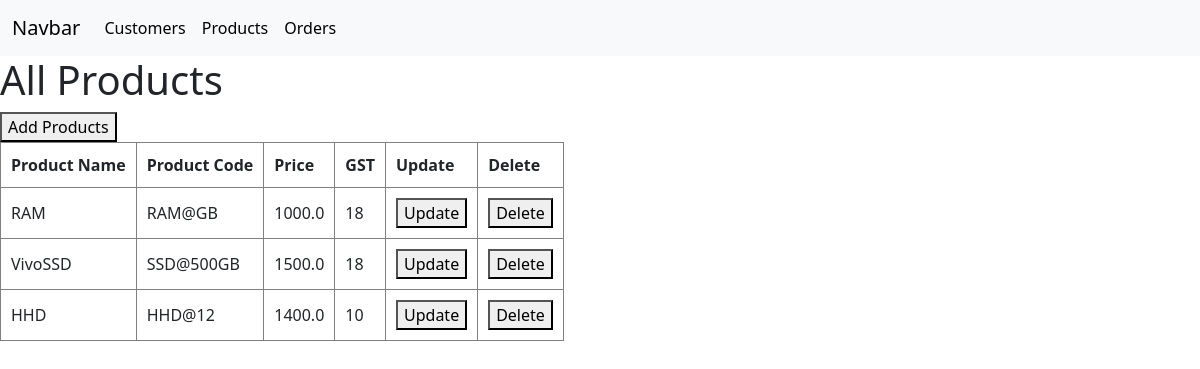
Screenshot of /inventory/products/ with the database file from the repository.
### Inventory/models.py (models this page shows, shortened)
class product(models.Model):
    p_name=models.CharField(max_length=200,null=True)
    p_code=models.CharField(max_length=200,null=True)
    p_price=models.FloatField(default=0)
    gst=models.IntegerField(default=0)

### Inventory/views.py (the view)
# urls.py: path('products/',AllProducts),
def AllProducts(request):
    context ={
        "all_products":product.objects.all()
    }
    return render(request,'products.html',context)

### Frontend/templates/products.html
{% extends 'base.html' %}
    {% block content %}
        <h1>All Products</h1>
        <a href="/inventory/products/add/">
            <button>Add Products</button>
        </a>
        <table>
            <thead>
                <tr>
                    <th>Product Name</th>
                    <th>Product Code</th>
                    <th>Price</th>
                    <th>GST</th>
                    <th>Update</th>
                    <th>Delete</th>
                </tr>
            </thead>
            <tbody>
                {% for product in all_products %}
                    <tr>
                        <td>{{product.p_name}}</td>
                        <td>{{product.p_code}}</td>
                        <td>{{product.p_price}}</td>
                        <td>{{product.gst}}</td>
                        <td>
                            <a href="{% url 'product_update' product.id %}">
                                <button>Update</button>
                            </a>
                        </td>
                        <td>
                            <a href="{% url 'product_delete' product.id %}">
                                <button>Delete</button>
                            </a>
                        </td>
                    </tr>
                {% endfor %}
            </tbody>
        </table>
    {% endblock %}

### Frontend/templates/base.html (style rules this page uses)
table,th,td { border:1px solid gray; padding: 10px; }

### rows the page displays
product: p_name "RAM", p_code "RAM@GB", p_price "1000.0", gst "18"
product: p_name "VivoSSD", p_code "SSD@500GB", p_price "1500.0", gst "18"
product: p_name "HHD", p_code "HHD@12", p_price "1400.0", gst "10"
